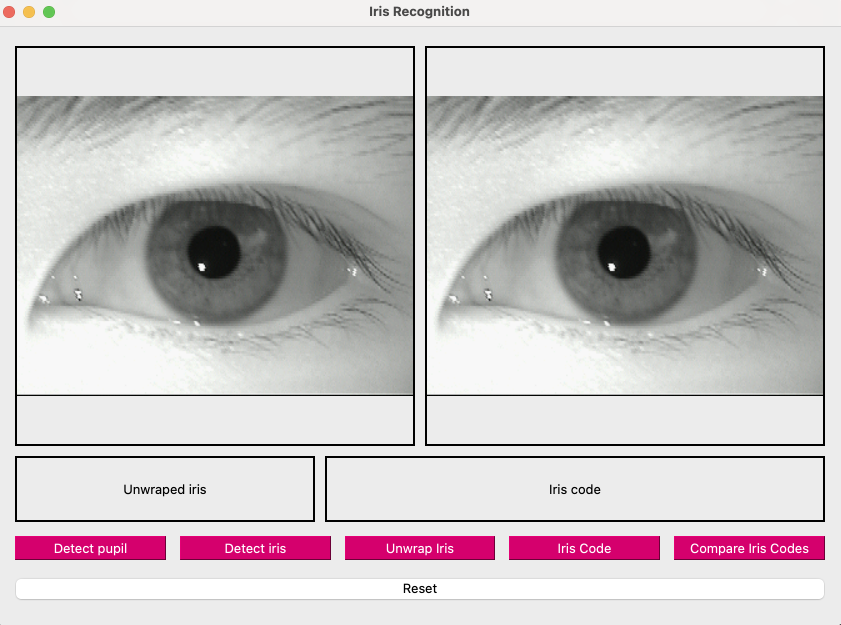
#> input picture images/gui.png, 1682 x 1250 px (shown at 1/2 size)
$ python -i processor.py   (imports and definitions only)
#> lines starting #> are read from the running program, lines starting #| are printed output that depends on the picture; after the words box and inside, x2 and y2 are one past the last pixel; in counts of white or black regions, pixels touching at a corner belong together
import numpy as np
import matplotlib.pyplot as plt
import cv2
from iris_ring_divider import IrisRingDivider


class ImageProcessor:
    def __init__(self, image):
        self.image = image


    def convert_to_gray(self, image=None):
        """
        Convert the image to grayscale.
        """
        if image is None:
            image = self.image

        if len(image.shape) == 3:
            gray = cv2.cvtColor(image, cv2.COLOR_BGR2GRAY)
        else:
            gray = image
        # Convert (H, W) → (H, W, 3) for GUI compatibility
        # gray = np.stack([gray] * 3, axis=-1)
        return gray


    def calculate_binarization_threshold(self, image=None):
        """
        Calculate the binarization threshold for the image.
        """
        if image is None:
            image = self.image

        h, w = image.shape[:2]
        if len(image.shape) == 3:
            gray_image = self.convert_to_gray()
        else:
            gray_image = image

        P = np.sum(gray_image) / (h * w)

        return P


    def binarization(self, image=None, threshold=128):
        """
        Binarization of an image
        """
        if image is None:
            image = self.image

        gray = self.convert_to_gray(image)
        binary = np.where(gray > threshold, 255, 0)
        return binary.astype(np.uint8)


    def detect_pupil(self, image=None, threshold_pupil=4.1):
        """
        Detect the pupil in the image using a simple thresholding method and OpenCV morphology.
        """
        if image is None:
            image = self.image

        binazation_threshold = self.calculate_binarization_threshold(image)
        threshold = binazation_threshold / threshold_pupil

        pupil_image = self.binarization(image, threshold).astype(np.uint8)

        pupil_image = cv2.medianBlur(pupil_image, 3)

        kernel_erode = cv2.getStructuringElement(cv2.MORPH_RECT, (3, 3))
        pupil_image = cv2.erode(pupil_image, kernel_erode)

        kernel_erode = cv2.getStructuringElement(cv2.MORPH_RECT, (3, 3))
        pupil_image = cv2.erode(pupil_image, kernel_erode)

        kernel_opening = cv2.getStructuringElement(cv2.MORPH_RECT, (10, 1))
        pupil_image = cv2.morphologyEx(pupil_image, cv2.MORPH_OPEN, kernel_opening)

        kernel_dilate = cv2.getStructuringElement(cv2.MORPH_RECT, (3, 3))
        pupil_image = cv2.dilate(pupil_image, kernel_dilate, iterations=3)

        kernel_close = cv2.getStructuringElement(cv2.MORPH_ELLIPSE, (5, 5))
        pupil_image = cv2.morphologyEx(pupil_image, cv2.MORPH_CLOSE, kernel_close, iterations=2)

        kernel_erode = cv2.getStructuringElement(cv2.MORPH_ELLIPSE, (5, 5))
        pupil_image = cv2.dilate(pupil_image, kernel_erode)

        vertical_projection = np.sum(pupil_image, axis=0) // 255
        horizontal_projection = np.sum(pupil_image, axis=1) // 255

        argmins_x = np.argpartition(vertical_projection, 7)[:7]
        argmins_y = np.argpartition(horizontal_projection, 7)[:7]

        argmins_x_sorted = argmins_x[np.argsort(vertical_projection[argmins_x])]
        argmins_y_sorted = argmins_y[np.argsort(horizontal_projection[argmins_y])]

        x = argmins_x_sorted[4]
        y = argmins_y_sorted[4]

        r_vertical = np.max(vertical_projection) - np.min(vertical_projection)
        r_horizontal = np.max(horizontal_projection) - np.min(horizontal_projection)

        r = np.mean([r_vertical, r_horizontal]) // 2

        return pupil_image, x, y, r


    def detect_iris(self, image=None, threshold_iris=1.3):
        """
        Detect the iris in the image using a simple thresholding method and OpenCV morphology.
        """
        if image is None:
            image = self.image

        binazation_threshold = self.calculate_binarization_threshold(image)
        threshold = binazation_threshold / threshold_iris

        iris_image = self.binarization(image, threshold).astype(np.uint8)
        iris_image = cv2.medianBlur(iris_image, 3)

        kernel_dilate = cv2.getStructuringElement(cv2.MORPH_ELLIPSE, (5, 5))
        iris_image = cv2.dilate(iris_image, kernel_dilate)

        kernel_open = cv2.getStructuringElement(cv2.MORPH_RECT, (1, 10))
        iris_image = cv2.morphologyEx(iris_image, cv2.MORPH_OPEN, kernel_open, iterations=2)

        kernel_open = cv2.getStructuringElement(cv2.MORPH_RECT, (10, 1))
        iris_image = cv2.morphologyEx(iris_image, cv2.MORPH_OPEN, kernel_open, iterations=2)

        kernel_close = cv2.getStructuringElement(cv2.MORPH_ELLIPSE, (5, 5))
        iris_image = cv2.morphologyEx(iris_image, cv2.MORPH_CLOSE, kernel_close, iterations=11)

        kernel_open = cv2.getStructuringElement(cv2.MORPH_ELLIPSE, (3, 3))
        iris_image = cv2.morphologyEx(iris_image, cv2.MORPH_OPEN, kernel_open)

        kernel_dilate = cv2.getStructuringElement(cv2.MORPH_ELLIPSE, (3, 3))
        iris_image = cv2.dilate(iris_image, kernel_dilate, iterations=3)

        img, x, y, r = self.detect_pupil(image)

        r = self.estimate_iris_radius_binary(iris_image, (x, y), r, white_threshold_ratio=0.45)

        return iris_image, x, y, r


    def estimate_iris_radius_binary(self, binary_image, center, r_pupil, max_r=200 , white_threshold_ratio=0.4):
        """
        Estimate the radius of the iris based on a binary image.
        """
        cx, cy = center
        h, w = binary_image.shape
        r_pupil = int(r_pupil)

        for r in range(r_pupil + 1, max_r):
            theta = np.linspace(0, 2 * np.pi, 360)
            x = (cx + r * np.cos(theta)).astype(int)
            y = (cy + r * np.sin(theta)).astype(int)

            valid = (x >= 0) & (x < w) & (y >= 0) & (y < h)
            x, y = x[valid], y[valid]

            values = binary_image[y, x]
            white_ratio = np.sum(values == 255) / len(values)

            if white_ratio > white_threshold_ratio:
                return r

        return max_r


    # [57 lines left out: functions diagonal_projection, unwrap_iris, rings_division, calculate_hamming_distance, not called in this run]

>>> import cv2
>>> picture = cv2.imread('../images/gui.png')
#> picture is the input picture: shape (1250, 1682, 3); mean B, G, R 198.7, 196.8, 202.6
>>> result = ImageProcessor(picture).detect_iris()
#> in convert_to_gray, `gray = cv2.cvtColor(image, cv2.COLOR_BGR2GRAY)`:
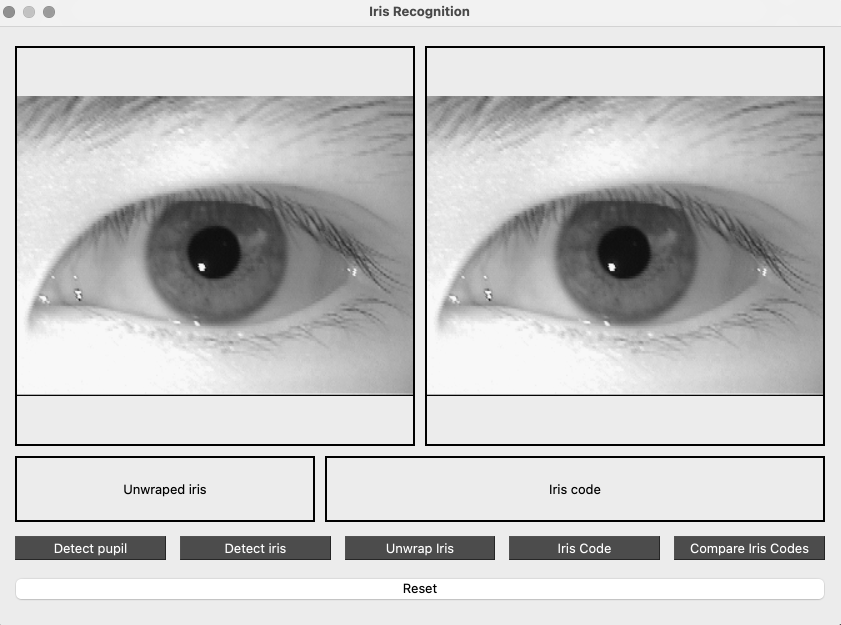
#> gray: shape (1250, 1682) (shown at 1/2 size); min 0, max 255, mean 198.8
#> in calculate_binarization_threshold, `P = np.sum(gray_image) / (h * w)`: P = 198.8
#> in detect_iris, `threshold = binazation_threshold / threshold_iris`: threshold = 152.9
#> in binarization, `binary = np.where(gray > threshold, 255, 0)`:
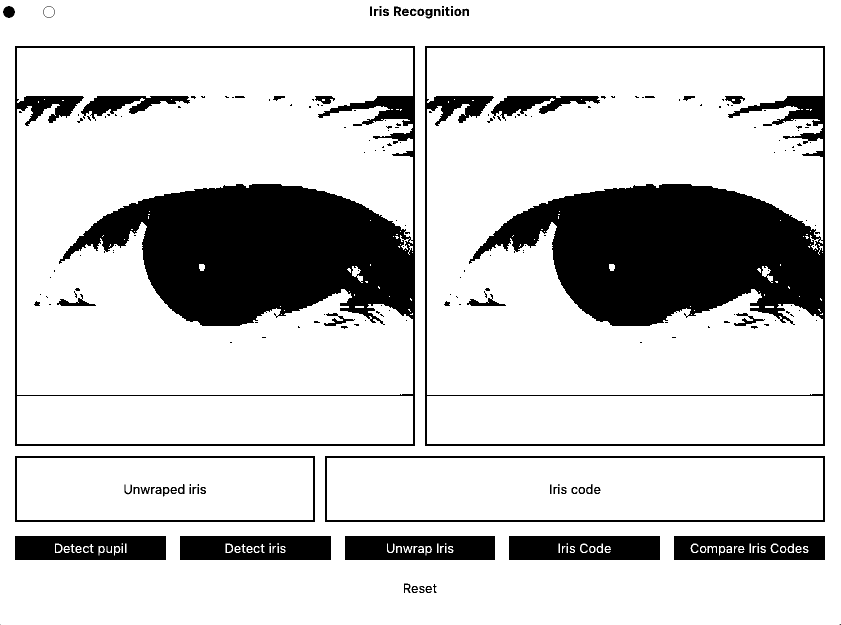
#> binary: shape (1250, 1682) int64 (shown at 1/2 size); 80.4% white; 219 black regions (100 under 20 px), largest, box (x1, y1, x2, y2) and area: (30, 92, 830, 892) 155152, (850, 92, 1650, 892) 155152, (1018, 1072, 1320, 1120) 13699
#> in detect_iris, `iris_image = cv2.medianBlur(iris_image, 3)`: iris_image: shape (1250, 1682); 80.4% white; 173 black regions (69 under 20 px), largest, box (x1, y1, x2, y2) and area: (30, 92, 830, 892) 155334, (850, 92, 1650, 892) 155334, (1018, 1072, 1320, 1120) 13714
#> in detect_iris, `iris_image = cv2.dilate(iris_image, kernel_dilate)`: iris_image: shape (1250, 1682); 84.4% white; 153 black regions (117 under 20 px), largest, box (x1, y1, x2, y2) and area: (125, 370, 828, 650) 125182, (945, 370, 1648, 650) 125182, (1020, 1074, 1318, 1118) 11326
#> in detect_iris, `iris_image = cv2.morphologyEx(iris_image, cv2.MORPH_OPEN, kernel_open,..`: iris_image: shape (1250, 1682); 83.6% white; 84 black regions (61 under 20 px), largest, box (x1, y1, x2, y2) and area: (125, 372, 828, 657) 127739, (945, 372, 1648, 657) 127739, (1020, 1076, 1318, 1120) 12669
#> in detect_iris, `iris_image = cv2.morphologyEx(iris_image, cv2.MORPH_OPEN, kernel_open,..`: iris_image: shape (1250, 1682); 83.1% white; 67 black regions (43 under 20 px), largest, box (x1, y1, x2, y2) and area: (127, 372, 830, 657) 129799, (947, 372, 1650, 657) 129799, (34, 1076, 332, 1120) 13112
#> in detect_iris, `iris_image = cv2.morphologyEx(iris_image, cv2.MORPH_CLOSE, kernel_clos..`:
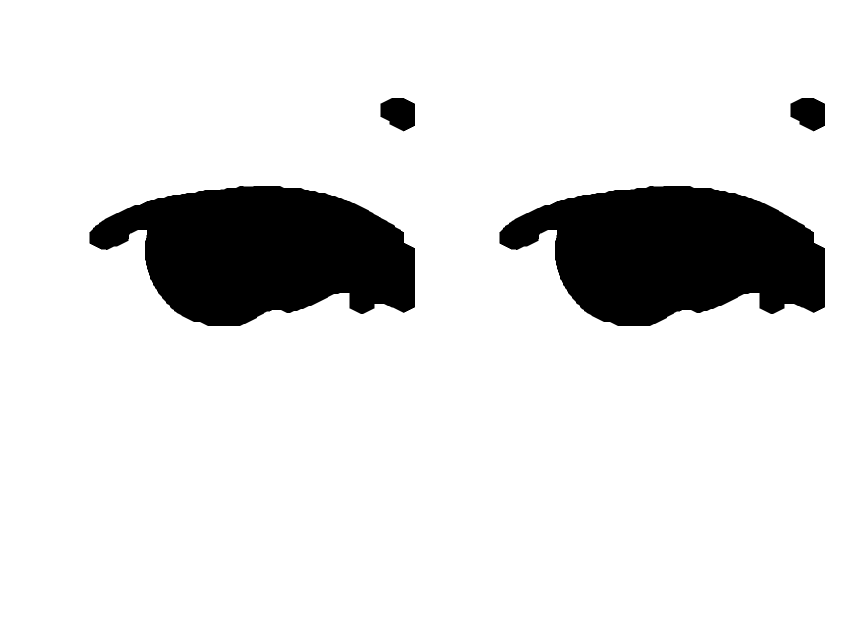
#> iris_image: shape (1250, 1682) (shown at 1/2 size); 87.6% white; 4 black regions, box (x1, y1, x2, y2) and area: (179, 372, 830, 652) 126503, (999, 372, 1650, 652) 126503, (761, 196, 830, 263) 3567, (1581, 196, 1650, 263) 3567
#> in detect_iris, `iris_image = cv2.morphologyEx(iris_image, cv2.MORPH_OPEN, kernel_open)`: iris_image: shape (1250, 1682); 87.6% white; 4 black regions, box (x1, y1, x2, y2) and area: (179, 372, 830, 652) 126528, (999, 372, 1650, 652) 126528, (761, 196, 830, 263) 3568, (1581, 196, 1650, 263) 3568
#> in detect_iris, `iris_image = cv2.dilate(iris_image, kernel_dilate, iterations=3)`:
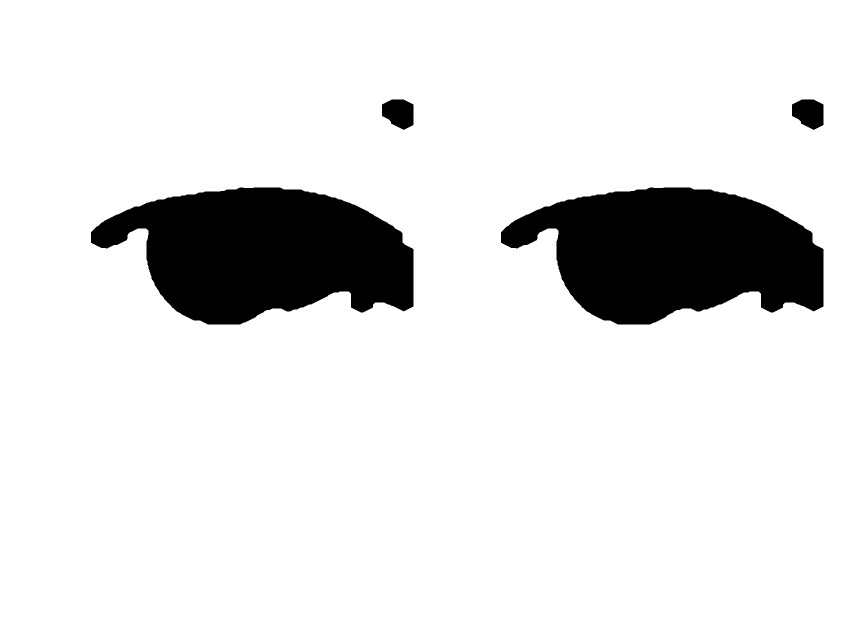
#> iris_image: shape (1250, 1682) (shown at 1/2 size); 88.1% white; 4 black regions, box (x1, y1, x2, y2) and area: (182, 375, 827, 649) 121693, (1002, 375, 1647, 649) 121693, (764, 199, 827, 260) 2957, (1584, 199, 1647, 260) 2957
#> in detect_pupil, `binazation_threshold = self.calculate_binarization_threshold(image)`: binazation_threshold = 198.8
#> in detect_pupil, `threshold = binazation_threshold / threshold_pupil`: threshold = 48.48
#> call 2 of binarization, with threshold = 48.48
#> in binarization (call 2), `binary = np.where(gray > threshold, 255, 0)`:
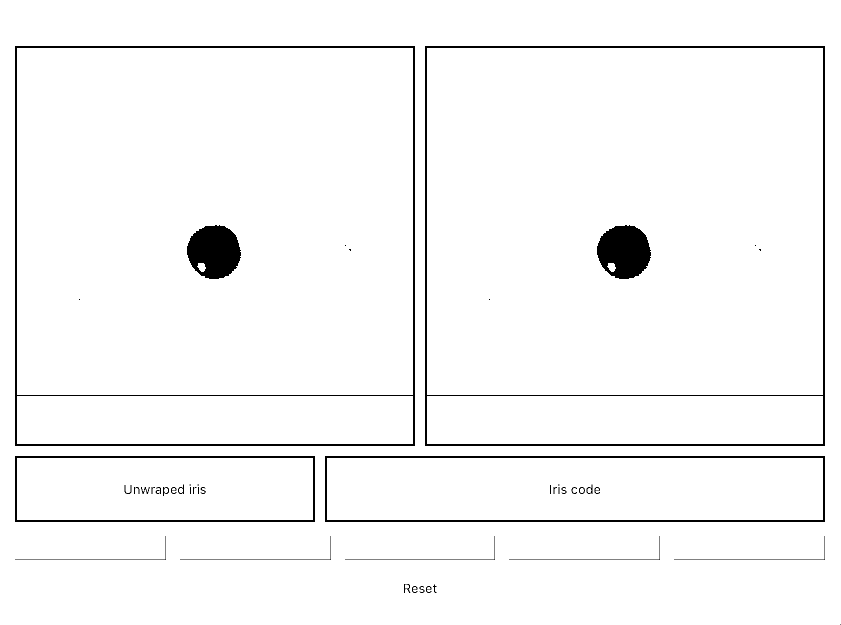
#> binary: shape (1250, 1682) int64 (shown at 1/2 size); 96.9% white; 46 black regions (10 under 20 px), largest, box (x1, y1, x2, y2) and area: (30, 92, 830, 892) 14320, (850, 92, 1650, 892) 14320, (650, 912, 1650, 1044) 8992
#> in detect_pupil, `pupil_image = cv2.medianBlur(pupil_image, 3)`: pupil_image: shape (1250, 1682); 97% white; 48 black regions (13 under 20 px), largest, box (x1, y1, x2, y2) and area: (30, 92, 830, 892) 14324, (850, 92, 1650, 892) 14324, (650, 912, 1650, 1044) 8992
#> in detect_pupil, `pupil_image = cv2.erode(pupil_image, kernel_erode)`: pupil_image: shape (1250, 1682); 95.8% white; 43 black regions (9 under 20 px), largest, box (x1, y1, x2, y2) and area: (29, 91, 831, 893) 22268, (849, 91, 1651, 893) 22268, (649, 911, 1651, 1045) 13488
#> in detect_pupil, `pupil_image = cv2.erode(pupil_image, kernel_erode)`: pupil_image: shape (1250, 1682); 94.5% white; 21 black regions (1 under 20 px), largest, box (x1, y1, x2, y2) and area: (28, 90, 832, 894) 30204, (848, 90, 1652, 894) 30204, (648, 910, 1652, 1046) 17984
#> in detect_pupil, `pupil_image = cv2.morphologyEx(pupil_image, cv2.MORPH_OPEN, kernel_ope..`: pupil_image: shape (1250, 1682); 94.5% white; 17 black regions (1 under 20 px), largest, box (x1, y1, x2, y2) and area: (29, 90, 833, 894) 30204, (849, 90, 1653, 894) 30204, (649, 910, 1653, 1046) 17984
#> in detect_pupil, `pupil_image = cv2.dilate(pupil_image, kernel_dilate, iterations=3)`: pupil_image: shape (1250, 1682); 98.1% white; 9 black regions, largest, box (x1, y1, x2, y2) and area: (376, 452, 482, 557) 8482, (1196, 452, 1302, 557) 8482, (32, 93, 830, 891) 6372
#> in detect_pupil, `pupil_image = cv2.morphologyEx(pupil_image, cv2.MORPH_CLOSE, kernel_cl..`:
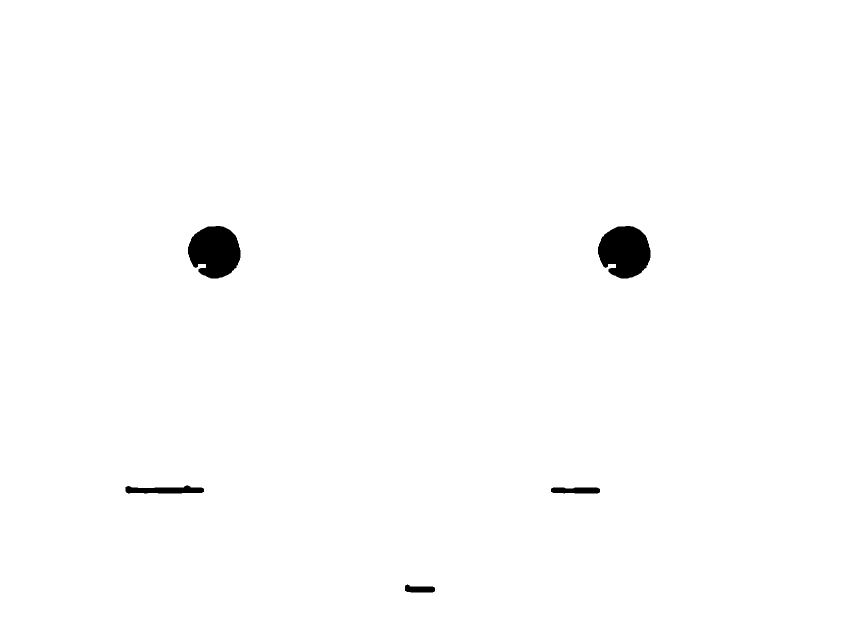
#> pupil_image: shape (1250, 1682) (shown at 1/2 size); 99% white; 5 black regions, box (x1, y1, x2, y2) and area: (376, 452, 481, 557) 8404, (1196, 452, 1301, 557) 8404, (251, 971, 408, 987) 1800, (1102, 975, 1200, 987) 1069, (810, 1169, 870, 1185) 719
#> in detect_pupil, `pupil_image = cv2.dilate(pupil_image, kernel_erode)`:
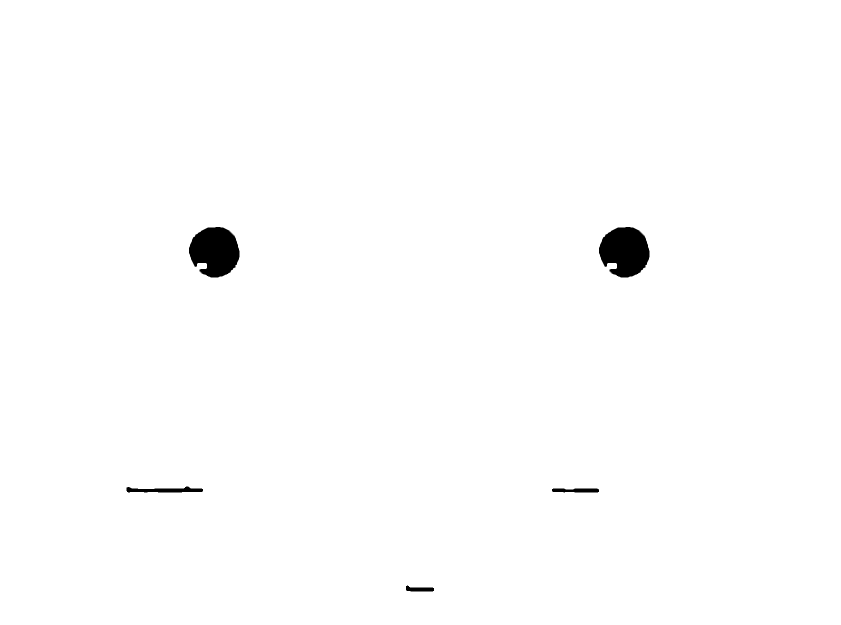
#> pupil_image: shape (1250, 1682) (shown at 1/2 size); 99.2% white; 5 black regions, box (x1, y1, x2, y2) and area: (378, 454, 479, 555) 7654, (1198, 454, 1299, 555) 7654, (253, 973, 406, 985) 1149, (1104, 977, 1198, 985) 664, (812, 1171, 868, 1183) 455
#> in detect_pupil, `vertical_projection = np.sum(pupil_image, axis=0) // 255`: vertical_projection = 1682 values, max 1250 at index 0, min 1149 at index 431, mean 1239.6
#> in detect_pupil, `horizontal_projection = np.sum(pupil_image, axis=1) // 255`: horizontal_projection = 1250 values, max 1682 at index 0, min 1435 at index 979, mean 1667.9
#> in detect_pupil, `argmins_x = np.argpartition(vertical_projection, 7)[:7]`: argmins_x = [433, 432, 1254, 1255, 431, 1252, 1251]
#> in detect_pupil, `argmins_y = np.argpartition(horizontal_projection, 7)[:7]`: argmins_y = [979, 982, 981, 980, 983, 978, 504]
#> in detect_pupil, `argmins_x_sorted = argmins_x[np.argsort(vertical_projection[argmins_x])]`: argmins_x_sorted = [433, 432, 1254, 1255, 431, 1252, 1251]
#> in detect_pupil, `argmins_y_sorted = argmins_y[np.argsort(horizontal_projection[argmins_..`: argmins_y_sorted = [979, 981, 980, 982, 983, 978, 504]
#> in detect_pupil, `x = argmins_x_sorted[4]`: x = 431
#> in detect_pupil, `y = argmins_y_sorted[4]`: y = 983
#> in detect_pupil, `r_vertical = np.max(vertical_projection) - np.min(vertical_projection)`: r_vertical = 101
#> in detect_pupil, `r_horizontal = np.max(horizontal_projection) - np.min(horizontal_proje..`: r_horizontal = 247
#> in detect_pupil, `r = np.mean([r_vertical, r_horizontal]) // 2`: r = 87
#> in detect_iris, `img, x, y, r = self.detect_pupil(image)`: x = 431; y = 983; r = 87
#> in estimate_iris_radius_binary, `cx, cy = center`: cx = 431; cy = 983
#> in estimate_iris_radius_binary, `r_pupil = int(r_pupil)`: r_pupil = 87
#> the loop in estimate_iris_radius_binary, `for r in range(r_pupil + 1, max_r):` made 1 pass
#> white_ratio on pass 1: 1
#> in detect_iris, `r = self.estimate_iris_radius_binary(iris_image, (x, y), r, white_thre..`: r = 88
